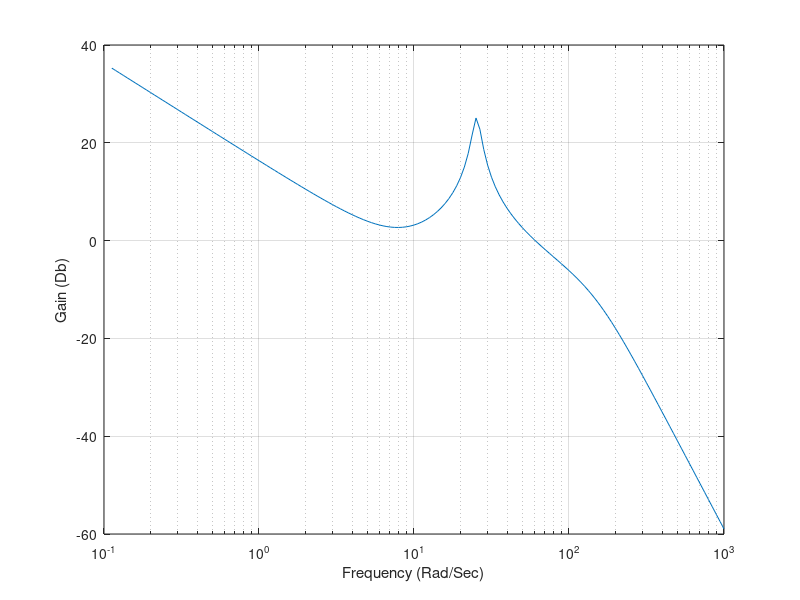
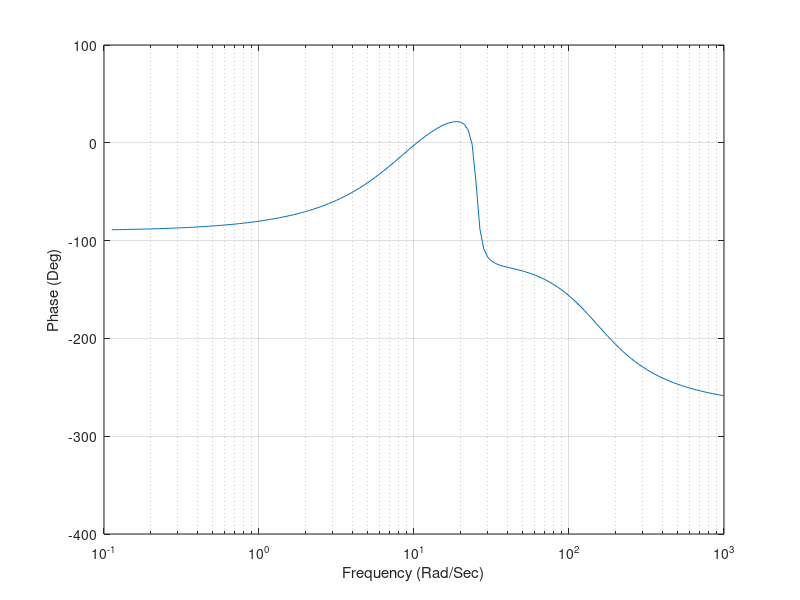

Write the MATLAB code that produced these figures, in order.
count=0;
FR=3.;
DIAM=1.;
XL=20.;
CTW=0.;
CRW=6.;
HW=2.;
CTT=0.;
CRT=2.;
HT=2.;
XN=4.;
XCG=10.;
XHL=19.5;
WACT=150.;
ZACT=.7;
VM=3000.;
XNCG=10.;
WCR=50.;
ZETA=.7;
TAU=.3;
ALT=0.;
A=1000.;
if ALT<=30000.
	RHO=.002378*exp(-ALT/30000.);
else
	RHO=.0034*exp(-ALT/22000.);
end
WGT=1000.;
XNLLIN=0.;
XACC=XCG;
SWING=.5*HW*(CTW+CRW);
STAIL=.5*HT*(CTT+CRT);
SREF=3.1416*DIAM*DIAM/4.;
XLP=FR*DIAM;
SPLAN=(XL-XLP)*DIAM+1.33*XLP*DIAM/2.;
XCPN=2*XLP/3;
AN=.67*XLP*DIAM;
AB=(XL-XLP)*DIAM;
XCPB=(.67*AN*XLP+AB*(XLP+.5*(XL-XLP)))/(AN+AB)	;
XCPW=XLP+XN+.7*CRW-.2*CTW;
XMACH=VM/A;
XIYY=WGT*(3*((DIAM/2)^2)+XL*XL)/(12*32.2);
TMP1=(XCG-XCPW)/DIAM;
TMP2=(XCG-XHL)/DIAM;
TMP3=(XCG-XCPB)/DIAM;
TMP4=(XCG-XCPN)/DIAM;
B=sqrt(XMACH^2-1);
Q=.5*RHO*VM*VM;
P1=WGT*XNCG/(Q*SREF);
Y1=2+8*SWING/(B*SREF)+8*STAIL/(B*SREF);
Y2=1.5*SPLAN/SREF;
Y3=8*STAIL/(B*SREF);
Y4=2*TMP4+8*SWING*TMP1/(B*SREF)+8*STAIL*TMP2/(B*SREF);
Y5=1.5*SPLAN*TMP3/SREF;
Y6=8*STAIL*TMP2/(B*SREF);
P2=Y2-Y3*Y5/Y6;
P3=Y1-Y3*Y4/Y6;
ALFTR=(-P3+sqrt(P3*P3+4.*P2*P1))/(2.*P2);
DELTR=-Y4*ALFTR/Y6-Y5*ALFTR*ALFTR/Y6;
CNA=2+1.5*SPLAN*ALFTR/SREF+8*SWING/(B*SREF)+8*STAIL/(B*SREF);
CND=8*STAIL/(B*SREF);
CMAP=2*TMP4+1.5*SPLAN*ALFTR*TMP3/SREF+8*SWING*TMP1/(B*SREF);
CMA=CMAP+8*STAIL*TMP2/(B*SREF);
CMD=8*STAIL*TMP2/(B*SREF);
XMA=Q*SREF*DIAM*CMA/XIYY;
XMD=Q*SREF*DIAM*CMD/XIYY;
ZA=-32.2*Q*SREF*CNA/(WGT*VM);
ZD=-32.2*Q*SREF*CND/(WGT*VM);
WZ=sqrt((XMA*ZD-ZA*XMD)/ZD);
WAF=sqrt(-XMA);
ZAF=.5*WAF*ZA/XMA;
XK1=-VM*(XMA*ZD-XMD*ZA)/(1845*XMA);
XK2=XK1;
TA=XMD/(XMA*ZD-XMD*ZA);
XK3=1845*XK1/VM;
W=(TAU*WCR*(1+2.*ZAF*WAF/WCR)-1)/(2*ZETA*TAU);
W0=W/sqrt(TAU*WCR);
Z0=.5*W0*(2*ZETA/W+TAU-WAF^2/(W0*W0*WCR));
XKC=(-W0^2/WZ^2-1.+2.*Z0*W0*TA)/(1.-2.*Z0*W0*TA+W0*W0*TA*TA);
XKA=XK3/(XK1*XKC);
XK0=-W*W/(TAU*WAF*WAF);
XK=XK0/(XK1*(1+XKC));
WI=XKC*TA*W0*W0/(1+XKC+W0^2/WZ^2);
XKR=XK/(XKA*WI);
XKDC=1.+1845./(XKA*VM);
for I=2:160
	W=10^(.025*I-1);
	XMAGTOP=-XK0*sqrt((1.-(W/W0)^2)^2+(2.*Z0*W/W0)^2);
	XMAGBOT=W*sqrt((1.-(W/WAF)^2)^2+(2.*ZAF*W/WAF)^2);
	XMAG=XMAGTOP/XMAGBOT;
	XMAGACT=1./sqrt((1.-W*W/(WACT*WACT))^2+(2.*ZACT*W/WACT)^2);
	PHASETOP=atan2(2.*Z0*W/W0,1.-(W/W0)^2);
	PHASEBOT=atan2(2.*ZAF*W/WAF,1.-(W/WAF)^2);
	PHASEACT=atan2(2.*ZACT*W/WACT,1.-W*W/(WACT*WACT));
	GAIN=20.*log10(XMAG*XMAGACT);
	PHASE=-90.+57.3*(PHASETOP-PHASEBOT-PHASEACT);
	count=count+1;
	ArrayW(count)=W;
	ArrayGAIN(count)=GAIN;
	ArrayPHASE(count)=PHASE;
end
figure
semilogx(ArrayW,ArrayGAIN),grid
xlabel('Frequency (Rad/Sec)')
ylabel('Gain (Db)')
axis([.1 1000 -60 40])
figure
semilogx(ArrayW,ArrayPHASE),grid
xlabel('Frequency (Rad/Sec)')
ylabel('Phase (Deg)')
axis([.1 1000 -400 100])
clc
output=[ArrayW',ArrayGAIN',ArrayPHASE'];
save datfil.txt output /ascii
disp 'simulation finished'
